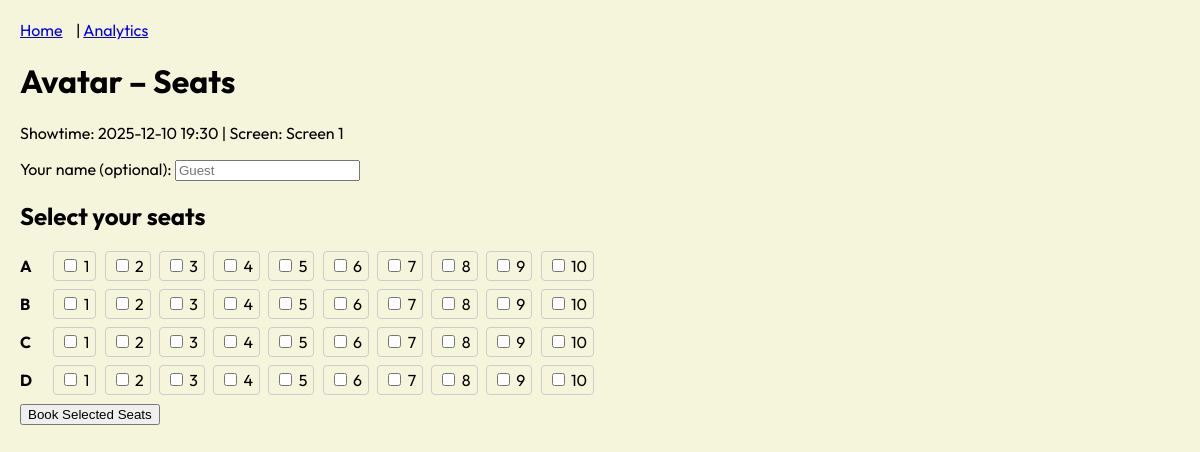
Screenshot of /showtime/1/seats with the database file from the repository.
### tables this page shows
CREATE TABLE movies (
            id INTEGER PRIMARY KEY AUTOINCREMENT,
            title TEXT NOT NULL,
            description TEXT,
            rating TEXT,
            duration_minutes INTEGER
        );

CREATE TABLE showtimes (
            id INTEGER PRIMARY KEY AUTOINCREMENT,
            movie_id INTEGER NOT NULL,
            start_time TEXT NOT NULL,
            screen_name TEXT,
            FOREIGN KEY (movie_id) REFERENCES movies(id)
        );

CREATE TABLE seats (
            id INTEGER PRIMARY KEY AUTOINCREMENT,
            showtime_id INTEGER NOT NULL,
            row_label TEXT NOT NULL,
            seat_number INTEGER NOT NULL,
            is_booked INTEGER DEFAULT 0,
            FOREIGN KEY (showtime_id) REFERENCES showtimes(id)
        );

### app.py (the view, shortened to what this page needs)
@app.route("/showtime/<int:showtime_id>/seats", methods=["GET", "POST"])
def showtime_seats(showtime_id):
    conn = get_connection()
    cur = conn.cursor()
    cur.execute("SELECT * FROM showtimes WHERE id = ?;", (showtime_id,))
    showtime = cur.fetchone()
    if showtime is None:
        conn.close()
        return "Showtime not found", 404
    cur.execute("SELECT * FROM movies WHERE id = ?;", (showtime["movie_id"],))
    movie = cur.fetchone()
    cur.execute(
        """
        SELECT * FROM seats
        WHERE showtime_id = ?
        ORDER BY row_label, seat_number;
        """,
        (showtime_id,),
    )
    seats = cur.fetchall()
    conn.close()
    rows = {}
    for seat in seats:
        row_label = seat["row_label"]
        rows.setdefault(row_label, []).append(seat)
    return render_template("seats.html", movie=movie, showtime=showtime, rows=rows)

### database.py (called while the page is built)
def get_connection():
    conn = sqlite3.connect(DB_NAME)
    conn.row_factory = sqlite3.Row  # lets us access columns by name
    return conn

### templates/seats.html (shortened to what this page needs)
{% extends "base.html" %}
{% block content %}
<h1>{{ movie["title"] }} – Seats</h1>
<p>
    Showtime: {{ showtime["start_time"] }} |
    Screen: {{ showtime["screen_name"] }}
</p>
<form method="POST">
    <label for="customer_name">Your name (optional):</label>
    <input type="text" id="customer_name" name="customer_name" placeholder="Guest">
    <h2>Select your seats</h2>
    <div class="seat-map">
        {% for row_label, seats in rows.items() %}
            <div class="seat-row">
                <span class="row-label">{{ row_label }}</span>
                {% for seat in seats %}
                    <label class="seat {% if seat['is_booked'] == 1 %}booked{% endif %}">
                        <input
                            type="checkbox"
                            name="seats"
                            value="{{ seat['id'] }}"
                        >
                        {{ seat["seat_number"] }}
                    </label>
                {% endfor %}
            </div>
        {% endfor %}
    </div>
    <button type="submit">Book Selected Seats</button>
</form>
{% endblock %}

### static/style.css (style rules this page uses)
body { font-family: "Outfit", sans-serif; margin: 20px; background-color: beige; }
.seat-map { margin-top: 10px; }
.seat-row { margin-bottom: 8px; }
.row-label { display: inline-block; width: 30px; font-weight: bold; }
.seat { display: inline-block; margin-right: 5px; padding: 4px 6px; border: 1px solid #ccc; border-radius: 4px; }

### rows the page displays
movies: title "Avatar"
showtimes: start_time "2025-12-10 19:30", screen_name "Screen 1"
seats: seat_number "1"
seats: seat_number "2"
seats: seat_number "3"
seats: seat_number "4"
seats: seat_number "5"
seats: seat_number "6"
seats: seat_number "7"
seats: seat_number "8"
seats: seat_number "9"
seats: seat_number "10"
seats: seat_number "1"
seats: seat_number "2"
seats: seat_number "3"
seats: seat_number "4"
seats: seat_number "5"
seats: seat_number "6"
seats: seat_number "7"
seats: seat_number "8"
seats: seat_number "9"
seats: seat_number "10"
seats: seat_number "1"
seats: seat_number "2"
seats: seat_number "3"
seats: seat_number "4"
seats: seat_number "5"
seats: seat_number "6"
seats: seat_number "7"
seats: seat_number "8"
seats: seat_number "9"
seats: seat_number "10"
seats: seat_number "1"
seats: seat_number "2"
seats: seat_number "3"
seats: seat_number "4"
seats: seat_number "5"
seats: seat_number "6"
seats: seat_number "7"
seats: seat_number "8"
seats: seat_number "9"
seats: seat_number "10"

### other values shown
{{ row_label }} "A" "B" "C" "D"
